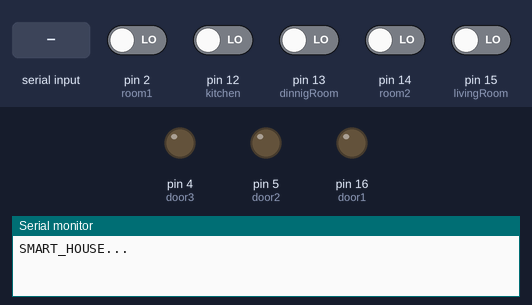
Simulated run of this sketch. Board: Arduino Uno, built with avr-gcc and run on an emulated ATmega328P. On the bench: output pins drawn as LEDs (lit = HIGH), the last lines printed to the serial monitor. Inputs (shaded band) come from the test bench; at power-on: pin 2 (room1), pin 12 (kitchen), pin 13 (dinnigRoom), pin 14 (room2), pin 15 (livingRoom) LOW.

Above: at 1.2 s.
1.3 s: "door1_H" received over Serial
At 2.8 s:
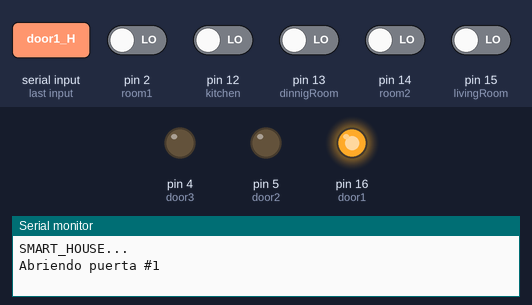
3.8 s: "doorK_H" received over Serial
At 5.9 s:
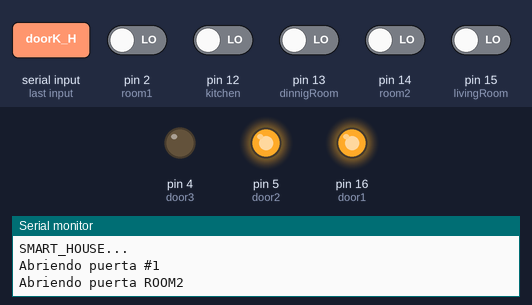
6.3 s: "door1_L" received over Serial
At 7.8 s:
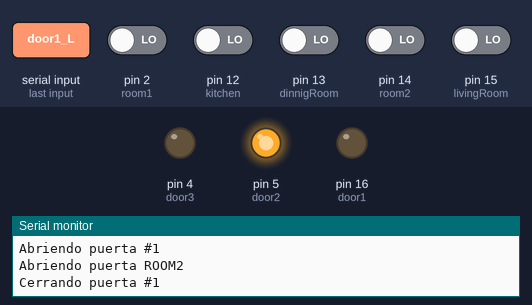
8.8 s: "doorD_H" received over Serial
At 10.9 s:
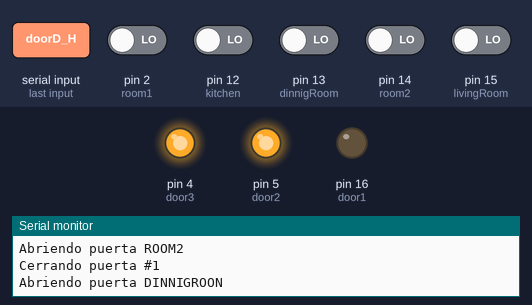
11.3 s: "doorK_L" received over Serial
At 12.8 s:
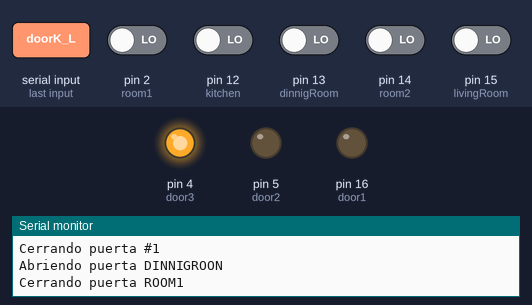
Timing chart, 0 to 14.3 s (numbered marks = the images above; inputs shaded):
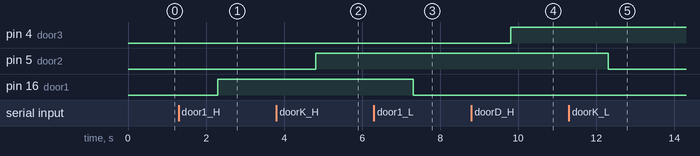

The sketch:

smat_house.ino
```cpp
#include "SoftwareSerial.h"

const int door1 = 16;
const int door2 = 5;
const int door3 = 4;
const int door4 = 0;

const int room1 = 2;
const int room2 = 14;
const int kitchen = 12;
const int dinnigRoom = 13;
const int livingRoom = 15;

int room1_flag = 0;
int room2_flag = 0;
int kitchen_flag = 0;
int dinnigRoom_flag = 0;
int livingRoom_flag = 0;


void setup() {
  Serial.begin(9600);
  pinMode(door1, OUTPUT);
  pinMode(door2, OUTPUT);
  pinMode(door3, OUTPUT);
  pinMode(door4, OUTPUT);
  pinMode(door1, OUTPUT);

  pinMode(room1, INPUT);
  pinMode(room2, INPUT);
  pinMode(kitchen, INPUT);
  pinMode(dinnigRoom, INPUT);
  pinMode(livingRoom, INPUT);

  Serial.println("SMART_HOUSE...");
}

void loop() {
  if ((digitalRead(room1) == HIGH) && (room1_flag == 0)) {
    Serial.println("Cuarto1 Luz ON");
    room1_flag = 1;
  }
  else if ((digitalRead(room1)) == LOW && (room1_flag == 1)) {
    Serial.println("Cuarto1 Luz OFF");
    room1_flag = 0;
  }
  //------------------------------------------------------

  if ((digitalRead(room2) == HIGH) && (room2_flag == 0)) {
    Serial.println("Cuarto2 Luz ON");
    room2_flag = 1;
  }
  else if ((digitalRead(room2) == LOW) && (room2_flag == 1)) {
    Serial.println("Cuarto2 Luz OFF");
    room2_flag = 0;
  }
  //------------------------------------------------------
  if ((digitalRead(kitchen) == HIGH) && (kitchen_flag == 0)) {
    Serial.println("Cocina Luz ON");
    kitchen_flag = 1;
  }
  else if ((digitalRead(kitchen) == LOW) && (kitchen_flag == 1)) {
    Serial.println("Cocina Luz OFF");
    kitchen_flag = 0;
  }
  //------------------------------------------------------
  if ((digitalRead(dinnigRoom) == HIGH) && (dinnigRoom_flag == 0)) {
    Serial.println("Comedor Luz ON");
    dinnigRoom_flag = 1;
  }
  else if ((digitalRead(dinnigRoom) == LOW) && (dinnigRoom_flag == 1)) {
    Serial.println("Comedor Luz OFF");
    dinnigRoom_flag = 0;
  }
  //------------------------------------------------------
  if ((digitalRead(livingRoom) == HIGH) && (livingRoom_flag == 0)) {
    Serial.println("Sala Luz ON");
    livingRoom_flag = 1;
  }
  else if ((digitalRead(livingRoom)) == LOW && (livingRoom_flag == 1)) {
    Serial.println("Sala Luz OFF");
    livingRoom_flag = 0;
  }

//-------------------------------------------------------------
  if(Serial.available() > 0 ){
    String str = Serial.readString();
    if (str.equals("door1_H")){
      Serial.println("Abriendo puerta #1");
      digitalWrite (door1, HIGH);
    }
    if (str.equals("door1_L")){
      Serial.println("Cerrando puerta #1");
      digitalWrite (door1, LOW);
    }

    if (str.equals("doorK_H")){
      Serial.println("Abriendo puerta ROOM2");
      digitalWrite (door2, HIGH);
    }
    if (str.equals("doorK_L")){
      Serial.println("Cerrando puerta ROOM1");
      digitalWrite (door2, LOW);
    }

    if (str.equals("doorD_H")){
      Serial.println("Abriendo puerta DINNIGROON");
      digitalWrite (door3, HIGH);
    }
    if (str.equals("doorD_L")){
      Serial.println("Cerrando puerta DINNIGROON");
      digitalWrite (door3, LOW);
    }

    if (str.equals("doorL_H")){
      Serial.println("Abriendo puerta LIVINGROON");
      digitalWrite (door4, HIGH);
    }
    if (str.equals("doorL_L")){
      Serial.println("Cerrando puerta LIVINGROON");
      digitalWrite (door4, LOW);
    }
  }

}
```

Measured:
- after the input at 1.3 s, pin 16 (door1): LOW → HIGH after 1.0 s
- after the input at 3.8 s, pin 5 (door2): LOW → HIGH after 1.0 s
- after the input at 6.3 s, pin 16 (door1): HIGH → LOW after 1.0 s
- after the input at 8.8 s, pin 4 (door3): LOW → HIGH after 1.0 s
- after the input at 11.3 s, pin 5 (door2): HIGH → LOW after 1.0 s
